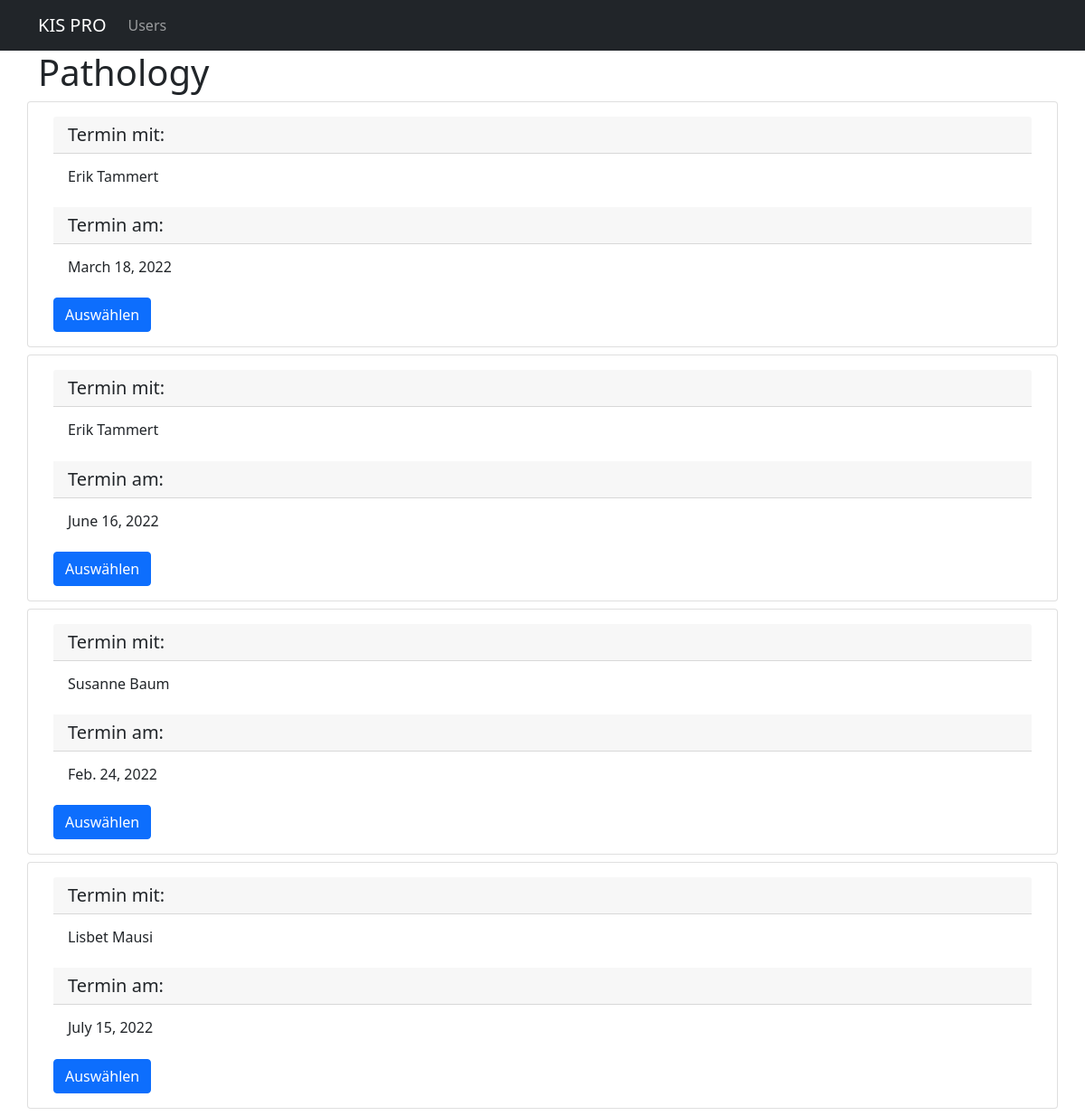
Page /pathology/1 on the committed database.
### kis_pro/models.py (models this page shows, shortened)
class Cases(models.Model):
    timestamp = models.DateField()
    patient = models.ForeignKey(Patient, on_delete=models.CASCADE)
    doctor = models.ForeignKey(Doctor, on_delete=models.CASCADE)

class Person(models.Model):
    title = models.CharField(max_length=50)
    firstname = models.CharField(max_length=100)
    lastname = models.CharField(max_length=100)
    def user_print(self):
        return self.title + ' ' + self.firstname + ' ' + self.lastname
    def __str__(self):
        return self.user_print()
    class Meta:
        abstract = True

class Patient(Person):
    birthdate = models.DateField()
    attending_doctor = models.ManyToManyField(Doctor)

### kis_pro/views.py (the view)
# urls.py: path("pathology/<int:pk>", views.kis_pro_pathology, name="kis_pro_pathology"),
def kis_pro_pathology(request, pk):
    doc = Doctor.objects.get(pk=pk)
    cases = Cases.objects.filter(doctor=doc)
    context = {
        'cases': cases
    }
    return render(request, 'pathology/kis_pro_pathology.html', context)

### kis_pro/templates/pathology/kis_pro_pathology.html
{% extends 'base.html' %}
{% load static %}
{% block page_content %}
    <h1>Pathology</h1>
    <div class="row">
        {% for case in cases %}
            <div class="card mb-2">
                <div class="card-body">
                    <h5 class="card-header">Termin mit: </h5>
                    <h6 class="card-body">{{ case.patient }}</h6>
                    <h5 class="card-header">Termin am: </h5>
                    <h6 class="card-body">{{ case.timestamp }}</h6>
                    <a href="{% url 'kis_pro_pathology_meet' case.doctor.pk case.pk%}"
                       class="btn btn-primary">
                        Auswählen
                    </a>
                </div>
            </div>
        {% endfor %}
    </div>
{% endblock %}

### rows in the picture
Cases: patient "Erik Tammert", timestamp "March 18, 2022"
Cases: patient "Erik Tammert", timestamp "June 16, 2022"
Cases: patient "Susanne Baum", timestamp "Feb. 24, 2022"
Cases: patient "Lisbet Mausi", timestamp "July 15, 2022"
